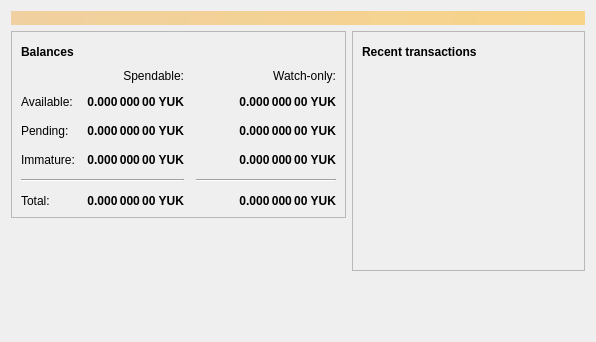
<?xml version="1.0" encoding="UTF-8"?>
<ui version="4.0">
 <class>OverviewPage</class>
 <widget class="QWidget" name="OverviewPage">
  <property name="geometry">
   <rect>
    <x>0</x>
    <y>0</y>
    <width>596</width>
    <height>342</height>
   </rect>
  </property>
  <property name="windowTitle">
   <string>Form</string>
  </property>
  <layout class="QVBoxLayout" name="topLayout">
   <item>
    <widget class="QLabel" name="labelAlerts">
     <property name="visible">
      <bool>false</bool>
     </property>
     <property name="styleSheet">
      <string notr="true">QLabel { background-color: qlineargradient(x1: 0, y1: 0, x2: 1, y2: 0, stop:0 #F0D0A0, stop:1 #F8D488); color:#000000; }</string>
     </property>
     <property name="wordWrap">
      <bool>true</bool>
     </property>
     <property name="margin">
      <number>3</number>
     </property>
     <property name="textInteractionFlags">
      <set>Qt::TextSelectableByMouse</set>
     </property>
    </widget>
   </item>
   <item>
    <layout class="QHBoxLayout" name="horizontalLayout" stretch="1,1">
     <item>
      <layout class="QVBoxLayout" name="verticalLayout_2">
       <item>
        <widget class="QFrame" name="frame">
         <property name="frameShape">
          <enum>QFrame::StyledPanel</enum>
         </property>
         <property name="frameShadow">
          <enum>QFrame::Raised</enum>
         </property>
         <layout class="QVBoxLayout" name="verticalLayout_4">
          <item>
           <layout class="QHBoxLayout" name="horizontalLayout_4">
            <item>
             <widget class="QLabel" name="label_5">
              <property name="font">
               <font>
                <weight>75</weight>
                <bold>true</bold>
               </font>
              </property>
              <property name="text">
               <string>Balances</string>
              </property>
             </widget>
            </item>
            <item>
             <widget class="QPushButton" name="labelWalletStatus">
              <property name="enabled">
               <bool>true</bool>
              </property>
              <property name="maximumSize">
               <size>
                <width>30</width>
                <height>16777215</height>
               </size>
              </property>
              <property name="toolTip">
               <string>The displayed information may be out of date. Your wallet automatically synchronizes with the Yukkoin network after a connection is established, but this process has not completed yet.</string>
              </property>
              <property name="text">
               <string/>
              </property>
              <property name="icon">
               <iconset resource="../bitcoin.qrc">
                <normaloff>:/icons/warning</normaloff>
                <disabledoff>:/icons/warning</disabledoff>:/icons/warning</iconset>
              </property>
              <property name="iconSize">
               <size>
                <width>24</width>
                <height>24</height>
               </size>
              </property>
              <property name="flat">
               <bool>true</bool>
              </property>
             </widget>
            </item>
            <item>
             <spacer name="horizontalSpacer_3">
              <property name="orientation">
               <enum>Qt::Horizontal</enum>
              </property>
              <property name="sizeHint" stdset="0">
               <size>
                <width>40</width>
                <height>20</height>
               </size>
              </property>
             </spacer>
            </item>
           </layout>
          </item>
          <item>
           <layout class="QGridLayout" name="gridLayout">
            <property name="spacing">
             <number>12</number>
            </property>
            <item row="2" column="2">
             <widget class="QLabel" name="labelWatchPending">
              <property name="font">
               <font>
                <weight>75</weight>
                <bold>true</bold>
               </font>
              </property>
              <property name="cursor">
               <cursorShape>IBeamCursor</cursorShape>
              </property>
              <property name="toolTip">
               <string>Unconfirmed transactions to watch-only addresses</string>
              </property>
              <property name="text">
               <string notr="true">0.000 000 00 YUK</string>
              </property>
              <property name="alignment">
               <set>Qt::AlignRight|Qt::AlignTrailing|Qt::AlignVCenter</set>
              </property>
              <property name="textInteractionFlags">
               <set>Qt::LinksAccessibleByMouse|Qt::TextSelectableByKeyboard|Qt::TextSelectableByMouse</set>
              </property>
             </widget>
            </item>
            <item row="2" column="1">
             <widget class="QLabel" name="labelUnconfirmed">
              <property name="font">
               <font>
                <weight>75</weight>
                <bold>true</bold>
               </font>
              </property>
              <property name="cursor">
               <cursorShape>IBeamCursor</cursorShape>
              </property>
              <property name="toolTip">
               <string>Total of transactions that have yet to be confirmed, and do not yet count toward the spendable balance</string>
              </property>
              <property name="text">
               <string notr="true">0.000 000 00 YUK</string>
              </property>
              <property name="alignment">
               <set>Qt::AlignRight|Qt::AlignTrailing|Qt::AlignVCenter</set>
              </property>
              <property name="textInteractionFlags">
               <set>Qt::LinksAccessibleByMouse|Qt::TextSelectableByKeyboard|Qt::TextSelectableByMouse</set>
              </property>
             </widget>
            </item>
            <item row="3" column="2">
             <widget class="QLabel" name="labelWatchImmature">
              <property name="font">
               <font>
                <weight>75</weight>
                <bold>true</bold>
               </font>
              </property>
              <property name="cursor">
               <cursorShape>IBeamCursor</cursorShape>
              </property>
              <property name="toolTip">
               <string>Mined balance in watch-only addresses that has not yet matured</string>
              </property>
              <property name="text">
               <string notr="true">0.000 000 00 YUK</string>
              </property>
              <property name="alignment">
               <set>Qt::AlignRight|Qt::AlignTrailing|Qt::AlignVCenter</set>
              </property>
              <property name="textInteractionFlags">
               <set>Qt::LinksAccessibleByMouse|Qt::TextSelectableByKeyboard|Qt::TextSelectableByMouse</set>
              </property>
             </widget>
            </item>
            <item row="4" column="0" colspan="2">
             <widget class="Line" name="line">
              <property name="orientation">
               <enum>Qt::Horizontal</enum>
              </property>
             </widget>
            </item>
            <item row="4" column="2">
             <widget class="Line" name="lineWatchBalance">
              <property name="sizePolicy">
               <sizepolicy hsizetype="Preferred" vsizetype="Fixed">
                <horstretch>0</horstretch>
                <verstretch>0</verstretch>
               </sizepolicy>
              </property>
              <property name="minimumSize">
               <size>
                <width>140</width>
                <height>0</height>
               </size>
              </property>
              <property name="orientation">
               <enum>Qt::Horizontal</enum>
              </property>
             </widget>
            </item>
            <item row="5" column="0">
             <widget class="QLabel" name="labelTotalText">
              <property name="text">
               <string>Total:</string>
              </property>
             </widget>
            </item>
            <item row="3" column="1">
             <widget class="QLabel" name="labelImmature">
              <property name="font">
               <font>
                <weight>75</weight>
                <bold>true</bold>
               </font>
              </property>
              <property name="cursor">
               <cursorShape>IBeamCursor</cursorShape>
              </property>
              <property name="toolTip">
               <string>Mined balance that has not yet matured</string>
              </property>
              <property name="text">
               <string notr="true">0.000 000 00 YUK</string>
              </property>
              <property name="alignment">
               <set>Qt::AlignRight|Qt::AlignTrailing|Qt::AlignVCenter</set>
              </property>
              <property name="textInteractionFlags">
               <set>Qt::LinksAccessibleByMouse|Qt::TextSelectableByKeyboard|Qt::TextSelectableByMouse</set>
              </property>
             </widget>
            </item>
            <item row="2" column="3">
             <spacer name="horizontalSpacer_2">
              <property name="orientation">
               <enum>Qt::Horizontal</enum>
              </property>
              <property name="sizeHint" stdset="0">
               <size>
                <width>40</width>
                <height>20</height>
               </size>
              </property>
             </spacer>
            </item>
            <item row="3" column="0">
             <widget class="QLabel" name="labelImmatureText">
              <property name="text">
               <string>Immature:</string>
              </property>
             </widget>
            </item>
            <item row="5" column="1">
             <widget class="QLabel" name="labelTotal">
              <property name="font">
               <font>
                <weight>75</weight>
                <bold>true</bold>
               </font>
              </property>
              <property name="cursor">
               <cursorShape>IBeamCursor</cursorShape>
              </property>
              <property name="toolTip">
               <string>Your current total balance</string>
              </property>
              <property name="text">
               <string notr="true">0.000 000 00 YUK</string>
              </property>
              <property name="alignment">
               <set>Qt::AlignRight|Qt::AlignTrailing|Qt::AlignVCenter</set>
              </property>
              <property name="textInteractionFlags">
               <set>Qt::LinksAccessibleByMouse|Qt::TextSelectableByKeyboard|Qt::TextSelectableByMouse</set>
              </property>
             </widget>
            </item>
            <item row="5" column="2">
             <widget class="QLabel" name="labelWatchTotal">
              <property name="font">
               <font>
                <weight>75</weight>
                <bold>true</bold>
               </font>
              </property>
              <property name="cursor">
               <cursorShape>IBeamCursor</cursorShape>
              </property>
              <property name="toolTip">
               <string>Current total balance in watch-only addresses</string>
              </property>
              <property name="text">
               <string notr="true">0.000 000 00 YUK</string>
              </property>
              <property name="alignment">
               <set>Qt::AlignRight|Qt::AlignTrailing|Qt::AlignVCenter</set>
              </property>
              <property name="textInteractionFlags">
               <set>Qt::LinksAccessibleByMouse|Qt::TextSelectableByKeyboard|Qt::TextSelectableByMouse</set>
              </property>
             </widget>
            </item>
            <item row="0" column="2">
             <widget class="QLabel" name="labelWatchonly">
              <property name="text">
               <string>Watch-only:</string>
              </property>
              <property name="alignment">
               <set>Qt::AlignRight|Qt::AlignTrailing|Qt::AlignVCenter</set>
              </property>
             </widget>
            </item>
            <item row="1" column="0">
             <widget class="QLabel" name="labelBalanceText">
              <property name="text">
               <string>Available:</string>
              </property>
             </widget>
            </item>
            <item row="1" column="1">
             <widget class="QLabel" name="labelBalance">
              <property name="font">
               <font>
                <weight>75</weight>
                <bold>true</bold>
               </font>
              </property>
              <property name="cursor">
               <cursorShape>IBeamCursor</cursorShape>
              </property>
              <property name="toolTip">
               <string>Your current spendable balance</string>
              </property>
              <property name="text">
               <string notr="true">0.000 000 00 YUK</string>
              </property>
              <property name="alignment">
               <set>Qt::AlignRight|Qt::AlignTrailing|Qt::AlignVCenter</set>
              </property>
              <property name="textInteractionFlags">
               <set>Qt::LinksAccessibleByMouse|Qt::TextSelectableByKeyboard|Qt::TextSelectableByMouse</set>
              </property>
             </widget>
            </item>
            <item row="1" column="2">
             <widget class="QLabel" name="labelWatchAvailable">
              <property name="font">
               <font>
                <weight>75</weight>
                <bold>true</bold>
               </font>
              </property>
              <property name="cursor">
               <cursorShape>IBeamCursor</cursorShape>
              </property>
              <property name="toolTip">
               <string>Your current balance in watch-only addresses</string>
              </property>
              <property name="text">
               <string notr="true">0.000 000 00 YUK</string>
              </property>
              <property name="alignment">
               <set>Qt::AlignRight|Qt::AlignTrailing|Qt::AlignVCenter</set>
              </property>
              <property name="textInteractionFlags">
               <set>Qt::LinksAccessibleByMouse|Qt::TextSelectableByKeyboard|Qt::TextSelectableByMouse</set>
              </property>
             </widget>
            </item>
            <item row="2" column="0">
             <widget class="QLabel" name="labelPendingText">
              <property name="text">
               <string>Pending:</string>
              </property>
             </widget>
            </item>
            <item row="0" column="1">
             <widget class="QLabel" name="labelSpendable">
              <property name="text">
               <string>Spendable:</string>
              </property>
              <property name="alignment">
               <set>Qt::AlignRight|Qt::AlignTrailing|Qt::AlignVCenter</set>
              </property>
             </widget>
            </item>
           </layout>
          </item>
         </layout>
        </widget>
       </item>
       <item>
        <spacer name="verticalSpacer">
         <property name="orientation">
          <enum>Qt::Vertical</enum>
         </property>
         <property name="sizeHint" stdset="0">
          <size>
           <width>20</width>
           <height>40</height>
          </size>
         </property>
        </spacer>
       </item>
      </layout>
     </item>
     <item>
      <layout class="QVBoxLayout" name="verticalLayout_3">
       <item>
        <widget class="QFrame" name="frame_2">
         <property name="frameShape">
          <enum>QFrame::StyledPanel</enum>
         </property>
         <property name="frameShadow">
          <enum>QFrame::Raised</enum>
         </property>
         <layout class="QVBoxLayout" name="verticalLayout">
          <item>
           <layout class="QHBoxLayout" name="horizontalLayout_2">
            <item>
             <widget class="QLabel" name="label_4">
              <property name="font">
               <font>
                <weight>75</weight>
                <bold>true</bold>
               </font>
              </property>
              <property name="text">
               <string>Recent transactions</string>
              </property>
             </widget>
            </item>
            <item>
             <widget class="QPushButton" name="labelTransactionsStatus">
              <property name="enabled">
               <bool>true</bool>
              </property>
              <property name="maximumSize">
               <size>
                <width>30</width>
                <height>16777215</height>
               </size>
              </property>
              <property name="toolTip">
               <string>The displayed information may be out of date. Your wallet automatically synchronizes with the Yukkoin network after a connection is established, but this process has not completed yet.</string>
              </property>
              <property name="text">
               <string/>
              </property>
              <property name="icon">
               <iconset resource="../bitcoin.qrc">
                <normaloff>:/icons/warning</normaloff>
                <disabledoff>:/icons/warning</disabledoff>:/icons/warning</iconset>
              </property>
              <property name="iconSize">
               <size>
                <width>24</width>
                <height>24</height>
               </size>
              </property>
              <property name="flat">
               <bool>true</bool>
              </property>
             </widget>
            </item>
            <item>
             <spacer name="horizontalSpacer">
              <property name="orientation">
               <enum>Qt::Horizontal</enum>
              </property>
              <property name="sizeHint" stdset="0">
               <size>
                <width>40</width>
                <height>20</height>
               </size>
              </property>
             </spacer>
            </item>
           </layout>
          </item>
          <item>
           <widget class="QListView" name="listTransactions">
            <property name="styleSheet">
             <string notr="true">QListView { background: transparent; }</string>
            </property>
            <property name="frameShape">
             <enum>QFrame::NoFrame</enum>
            </property>
            <property name="verticalScrollBarPolicy">
             <enum>Qt::ScrollBarAlwaysOff</enum>
            </property>
            <property name="horizontalScrollBarPolicy">
             <enum>Qt::ScrollBarAlwaysOff</enum>
            </property>
            <property name="selectionMode">
             <enum>QAbstractItemView::NoSelection</enum>
            </property>
           </widget>
          </item>
         </layout>
        </widget>
       </item>
       <item>
        <spacer name="verticalSpacer_2">
         <property name="orientation">
          <enum>Qt::Vertical</enum>
         </property>
         <property name="sizeHint" stdset="0">
          <size>
           <width>20</width>
           <height>40</height>
          </size>
         </property>
        </spacer>
       </item>
      </layout>
     </item>
    </layout>
   </item>
  </layout>
 </widget>
 <resources/>
 <connections/>
</ui>
